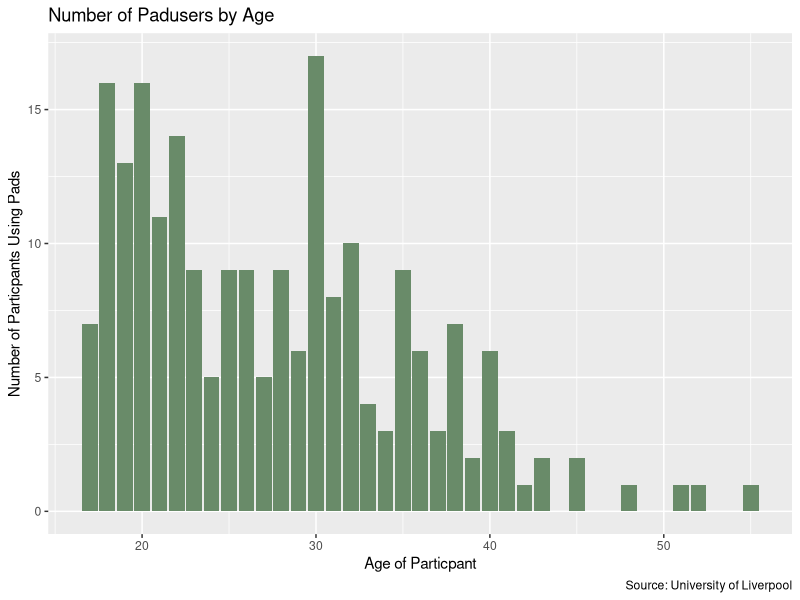
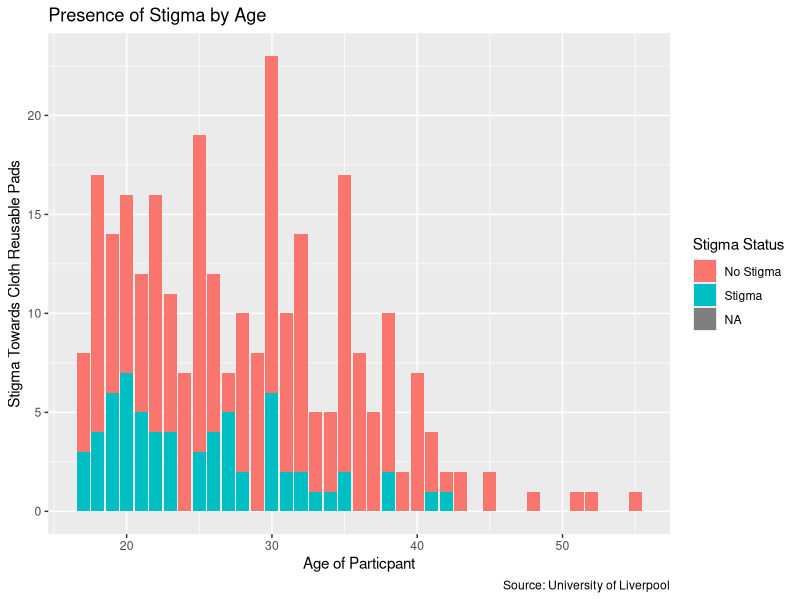

Generate these figures, in order, with R:
## ---- chunk 1
library(tidyverse)
periods <- read_csv("Informed Choice for Better Menstrual Outcomes 2.csv")

periods<-periods|>
  mutate(person = if_else(NoStigma==1, 1, 1))
periods

## ---- chunk 2
periods |> 
  ggplot( mapping = aes( x = Age, y = Padusers)) + geom_col(fill = "darkseagreen4") + 
  labs( x = "Age of Particpant", y = "Number of Particpants Using Pads", title = "Number of Padusers by Age", caption = "Source: University of Liverpool")
## ---- chunk 3

library(broom)
library(tidyverse)

periods<-periods|>
  mutate(nostig2= if_else(NoStigma==1, "No Stigma", "Stigma"))
periods |> 
  ggplot( mapping = aes( x = Age, y = person, fill = nostig2)) + geom_col() + 
  labs( x = "Age of Particpant", y = "Stigma Towards Cloth Reusable Pads", title = "Presence of Stigma by Age", caption = "Source: University of Liverpool") + scale_fill_discrete( name = "Stigma Status")


 prop<- periods|>
  group_by(Age)|>
  summarize(prop = sum(NoStigma)/sum(person))
knitr::kable(prop)


model<- lm(data = periods, NoStigma~Age)|>
  broom::tidy()|>
  select(term, est=estimate, se= std.error, pval=p.value)

knitr::kable(model, digits=3, col.names= c("Variable", "Coefficient Estimate", "Standard Error", "P Value"))


